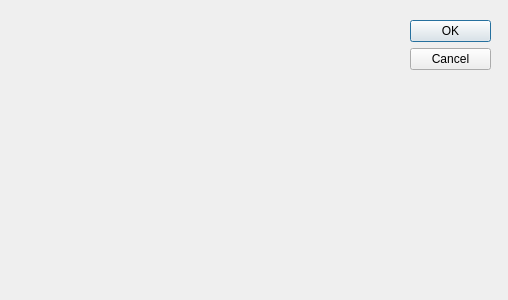
<?xml version="1.0" encoding="UTF-8"?>
<ui version="4.0">
 <class>Dialog</class>
 <widget class="QDialog" name="Dialog">
  <property name="geometry">
   <rect>
    <x>0</x>
    <y>0</y>
    <width>508</width>
    <height>300</height>
   </rect>
  </property>
  <property name="windowTitle">
   <string>Dialog</string>
  </property>
  <widget class="QDialogButtonBox" name="buttonBox">
   <property name="geometry">
    <rect>
     <x>410</x>
     <y>20</y>
     <width>81</width>
     <height>241</height>
    </rect>
   </property>
   <property name="orientation">
    <enum>Qt::Vertical</enum>
   </property>
   <property name="standardButtons">
    <set>QDialogButtonBox::Cancel|QDialogButtonBox::Ok</set>
   </property>
  </widget>
  <widget class="QLabel" name="picture">
   <property name="geometry">
    <rect>
     <x>40</x>
     <y>30</y>
     <width>320</width>
     <height>240</height>
    </rect>
   </property>
   <property name="text">
    <string/>
   </property>
  </widget>
 </widget>
 <resources/>
 <connections>
  <connection>
   <sender>buttonBox</sender>
   <signal>accepted()</signal>
   <receiver>Dialog</receiver>
   <slot>accept()</slot>
   <hints>
    <hint type="sourcelabel">
     <x>248</x>
     <y>254</y>
    </hint>
    <hint type="destinationlabel">
     <x>157</x>
     <y>274</y>
    </hint>
   </hints>
  </connection>
  <connection>
   <sender>buttonBox</sender>
   <signal>rejected()</signal>
   <receiver>Dialog</receiver>
   <slot>reject()</slot>
   <hints>
    <hint type="sourcelabel">
     <x>316</x>
     <y>260</y>
    </hint>
    <hint type="destinationlabel">
     <x>286</x>
     <y>274</y>
    </hint>
   </hints>
  </connection>
 </connections>
</ui>
